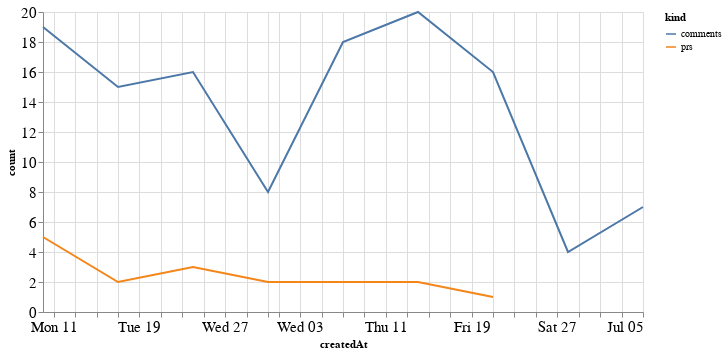

Here is the notebook cell this chart was saved with:
### Code cell
alt.Chart(total_time, width=600).mark_line().encode(
    x='createdAt',
    y='count',
    color='kind'
)

### Figure 1 — Vega-Lite specification as saved in the notebook (floating-point values rounded to 4 significant figures)
{"config": {"axisLeft": {"labelFontSize": 15}, "axisBottom": {"labelFontSize": 15}}, "data": {"name": "data-0a1e77bb1fad03f0ebd5e182d0d66fe2"}, "mark": "line", "encoding": {"color": {"type": "nominal", "field": "kind"}, "x": {"type": "temporal", "field": "createdAt"}, "y": {"type": "quantitative", "field": "count"}}, "width": 600, "$schema": "https://vega.github.io/schema/vega-lite/v4.8.1.json", "datasets": {"data-0a1e77bb1fad03f0ebd5e182d0d66fe2": [{"createdAt": "2020-05-10T00:00:00", "kind": "prs", "count": 5.0}, {"createdAt": "2020-05-17T00:00:00", "kind": "prs", "count": 2.0}, {"createdAt": "2020-05-24T00:00:00", "kind": "prs", "count": 3.0}, {"createdAt": "2020-05-31T00:00:00", "kind": "prs", "count": 2.0}, {"createdAt": "2020-06-07T00:00:00", "kind": "prs", "count": 2.0}, {"createdAt": "2020-06-14T00:00:00", "kind": "prs", "count": 2.0}, {"createdAt": "2020-06-21T00:00:00", "kind": "prs", "count": 1.0}, {"createdAt": "2020-06-28T00:00:00", "kind": "prs", "count": null}, {"createdAt": "2020-07-05T00:00:00", "kind": "prs", "count": null}, {"createdAt": "2020-05-10T00:00:00", "kind": "comments", "count": 19.0}, {"createdAt": "2020-05-17T00:00:00", "kind": "comments", "count": 15.0}, {"createdAt": "2020-05-24T00:00:00", "kind": "comments", "count": 16.0}, {"createdAt": "2020-05-31T00:00:00", "kind": "comments", "count": 8.0}, {"createdAt": "2020-06-07T00:00:00", "kind": "comments", "count": 18.0}, {"createdAt": "2020-06-14T00:00:00", "kind": "comments", "count": 20.0}, {"createdAt": "2020-06-21T00:00:00", "kind": "comments", "count": 16.0}, {"createdAt": "2020-06-28T00:00:00", "kind": "comments", "count": 4.0}, {"createdAt": "2020-07-05T00:00:00", "kind": "comments", "count": 7.0}]}}
